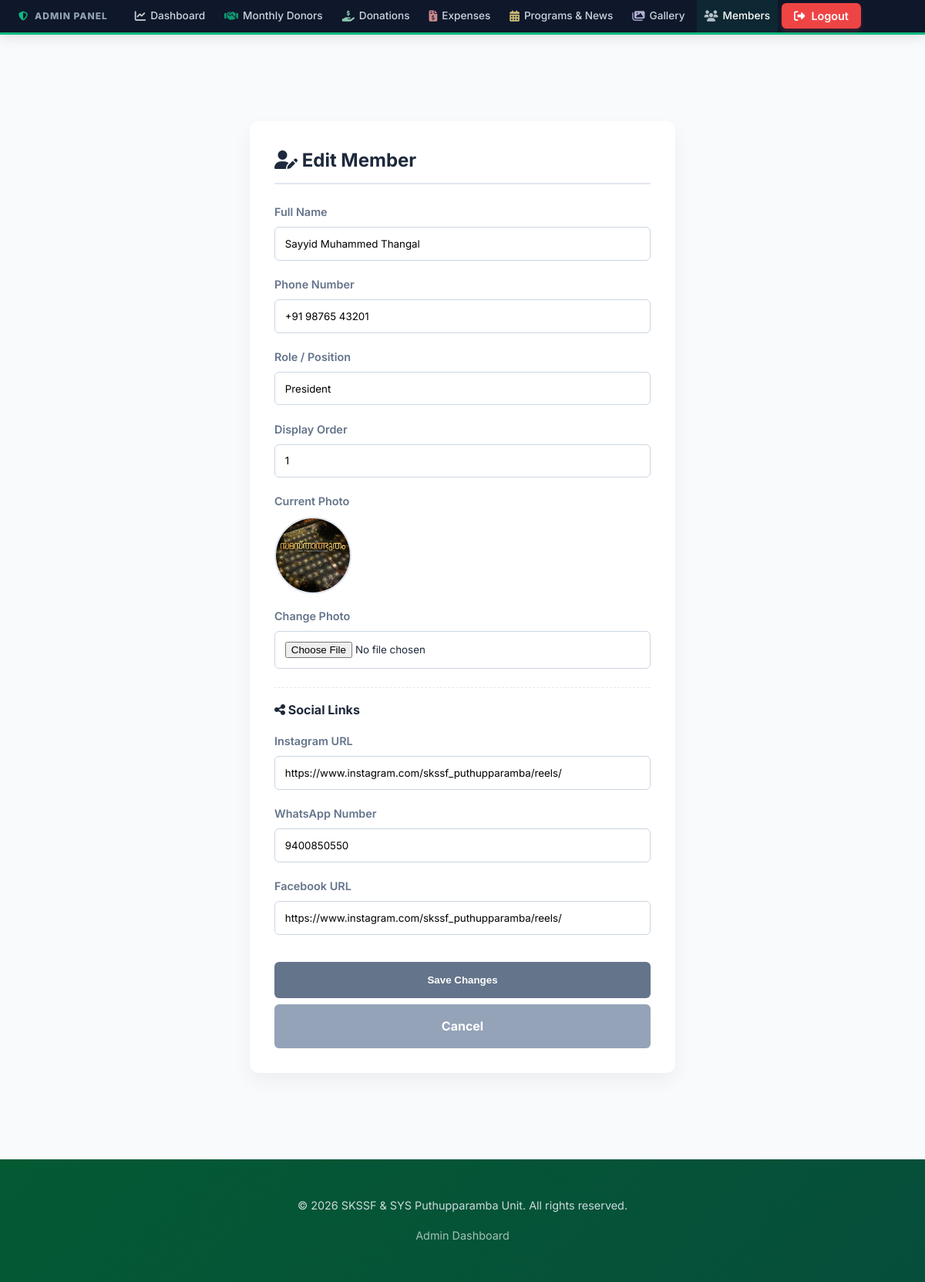
Screenshot of /manage/members/edit/1/ (signed in) with the database file from the repository.
### portal/models.py (models this page shows, shortened)
class Member(models.Model):
    name = models.CharField(max_length=255)
    role = models.CharField(max_length=100)
    phone = models.CharField(max_length=20)
    photo = models.ImageField(upload_to='committee/', null=True, blank=True)
    order = models.PositiveIntegerField(default=999, help_text="Order in which they appear on the committee page")
    instagram = models.URLField(max_length=255, null=True, blank=True, help_text="Instagram Profile URL")
    whatsapp = models.CharField(max_length=20, null=True, blank=True, help_text="WhatsApp Number with country code")
    facebook = models.URLField(max_length=255, null=True, blank=True, help_text="Facebook Profile URL")
    class Meta:
        ordering = ['order']

### portal/views.py (the view)
# urls.py: path('manage/members/edit/<int:pk>/', views.edit_member, name='edit_member'),
@staff_member_required(login_url='/login/')
def edit_member(request, pk):
    from django.shortcuts import get_object_or_404
    member = get_object_or_404(Member, pk=pk)
    if request.method == 'POST':
        form = MemberForm(request.POST, request.FILES, instance=member)
        if form.is_valid():
            form.save()
            messages.success(request, 'Member updated successfully!')
            return redirect('manage_members')
    else:
        form = MemberForm(instance=member)
    return render(request, 'edit_member.html', {'form': form, 'member': member})

### portal/forms.py
class MemberForm(forms.ModelForm):
    class Meta:
        model = Member
        fields = ['name', 'phone', 'role', 'order', 'photo', 'instagram', 'whatsapp', 'facebook']
        widgets = {
            'name': forms.TextInput(attrs={'class': 'form-control'}),
            'phone': forms.TextInput(attrs={'class': 'form-control', 'placeholder': '+91...'}),
            'role': forms.TextInput(attrs={'class': 'form-control', 'placeholder': 'e.g. Monthly Donor, Committee Member'}),
            'order': forms.NumberInput(attrs={'class': 'form-control'}),
            'photo': forms.FileInput(attrs={'class': 'form-control'}),
            'instagram': forms.URLInput(attrs={'class': 'form-control', 'placeholder': 'https://instagram.com/...'}),
            'whatsapp': forms.TextInput(attrs={'class': 'form-control', 'placeholder': '+91...'}),
            'facebook': forms.URLInput(attrs={'class': 'form-control', 'placeholder': 'https://facebook.com/...'}),
        }

### templates/edit_member.html (shortened to what this page needs)
{% extends 'base.html' %}
{% block content %}
<div class="manage-section">
    <div class="container container-small">
        <div class="form-card">
            <h2><i class="fas fa-user-edit"></i> Edit Member</h2>
            <form method="POST" enctype="multipart/form-data">
                <div class="form-group"><label>Full Name</label>{{ form.name }}</div>
                <div class="form-group"><label>Phone Number</label>{{ form.phone }}</div>
                <div class="form-group"><label>Role / Position</label>{{ form.role }}</div>
                <div style="display: flex; gap: 10px;">
                    <div class="form-group" style="flex: 1;"><label>Display Order</label>{{ form.order }}</div>
                </div>
                <div class="form-group">
                    <label>Current Photo</label>
                    {% if member.photo %}
                    <div style="margin-bottom: 10px;">
                        <img src="{{ member.photo.url }}" style="width: 100px; height: 100px; object-fit: cover; border-radius: 50%; border: 2px solid #e2e8f0;">
                    </div>
                    {% else %}
                    <p style="color: var(--text-muted); font-size: 0.9rem;">No photo uploaded.</p>
                    {% endif %}
                    <label>Change Photo</label>
                    {{ form.photo }}
                </div>
                <div style="margin-top: 1.5rem; padding-top: 1rem; border-top: 1px dashed #e2e8f0;">
                    <label style="display: block; margin-bottom: 1rem; font-weight: 700; color: var(--text-main);"><i class="fas fa-share-alt"></i> Social Links</label>
                    <div class="form-group"><label>Instagram URL</label>{{ form.instagram }}</div>
                    <div class="form-group"><label>WhatsApp Number</label>{{ form.whatsapp }}</div>
                    <div class="form-group"><label>Facebook URL</label>{{ form.facebook }}</div>
                </div>
                <button type="submit" class="btn-submit">Save Changes</button>
                <a href="{% url 'manage_members' %}" class="btn-cancel">Cancel</a>
            </form>
        </div>
    </div>
</div>
{% endblock %}

### templates/base.html (style rules this page uses)
:root { --primary: #0F5132; --primary-light: #198754; --surface: #ffffff; --background: #f8fafc; --text-main: #1e293b; --text-muted: #64748b; --border: #e2e8f0; --radius-lg: 16px; --radius-md: 12px; --radius-sm: 8px; --shadow-sm: 0 1px 3px rgba(0, 0, 0, 0.05); --shadow-md: 0 4px 6px -1px rgba(0, 0, 0, 0.1), 0 2px 4px -1px rgba(0, 0, 0, 0.06); --shadow-lg: 0 10px 15px -3px rgba(0, 0, 0, 0.1), 0 4px 6px -2px rgba(0, 0, 0, 0.05); --transition: all 0.3s cubic-bezier(0.4, 0, 0.2, 1); }
* { box-sizing: border-box; margin: 0; padding: 0; }
body { font-family: 'Inter', -apple-system, BlinkMacSystemFont, sans-serif; background-color: var(--background); color: var(--text-main); line-height: 1.6; -webkit-font-smoothing: antialiased; display: flex; flex-direction: column; min-height: 100vh; }
.container { max-width: 1200px; margin: 0 auto; padding: 3rem 1.5rem; flex: 1; }

### templates/edit_member.html (style rules this page uses)
.manage-section { padding: 4rem 0; background: #f8fafc; min-height: 80vh; }
.container-small { max-width: 600px; margin: 0 auto; }
.form-card { background: white; padding: 2rem; border-radius: 12px; box-shadow: 0 10px 25px rgba(0,0,0,0.05); }
.form-card h2 { font-size: 1.5rem; color: var(--text-main); margin-bottom: 1.5rem; border-bottom: 2px solid #e2e8f0; padding-bottom: 10px; }
.form-group { margin-bottom: 1.2rem; }
.form-group label { display: block; margin-bottom: 0.5rem; font-weight: 600; color: var(--text-muted); font-size: 0.9rem; }
.form-control { width: 100%; padding: 0.8rem; border: 1px solid #cbd5e1; border-radius: 6px; font-family: inherit; }
.btn-submit { width: 100%; padding: 1rem; background: #64748b; color: white; border: none; border-radius: 6px; font-weight: 700; cursor: pointer; margin-top: 1rem; transition: background 0.3s; }
.btn-cancel { width: 100%; padding: 1rem; background: #94a3b8; color: white; border: none; border-radius: 6px; font-weight: 700; cursor: pointer; margin-top: 0.5rem; display: block; text-align: center; text-decoration: none; }

### rows the page displays
Member: name "Sayyid Muhammed Thangal", phone "+91 98765 43201", role "President", order "1", photo (picture), instagram "https://www.instagram.com/skssf_puthupparamba/reels/", whatsapp "9400850550", facebook "https://www.instagram.com/skssf_puthupparamba/reels/"
